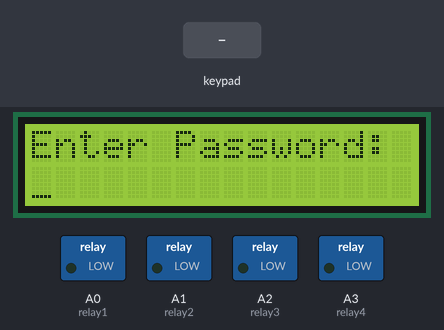
Recording of a sketch running on a simulated Arduino Uno, built with avr-gcc and run on an emulated ATmega328P. Shown: 16×2 character LCD, switched loads named in the sketch (green lamp = pin HIGH). The inputs (shaded band) are chosen by the test bench.

Above: at 1.2 s.
1.3 s: keypad keys 7 + 5 = pressed 0.4 s apart
At 3.2 s:
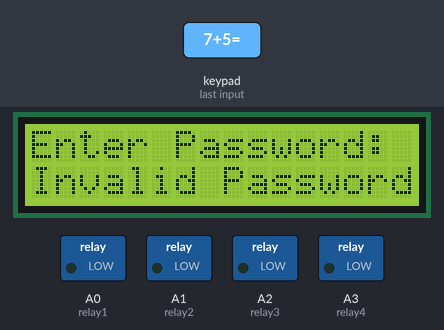
10.0 s: key '7' pressed
At 12.76 s:
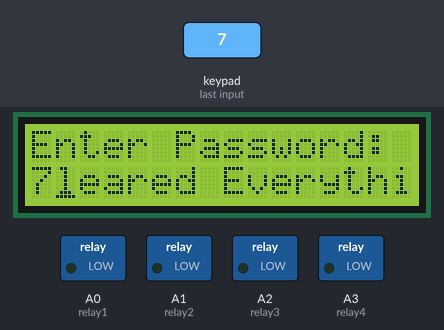
13.0 s: keypad keys 4 5 6 7 * pressed 0.4 s apart
At 16.0 s:
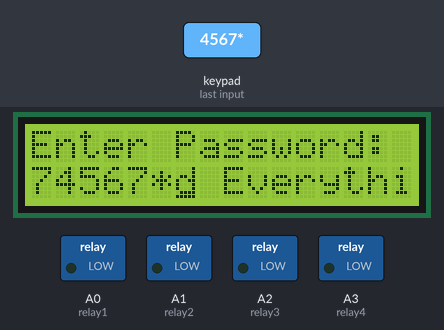
16.5 s: key '8' pressed
At 17.4 s:
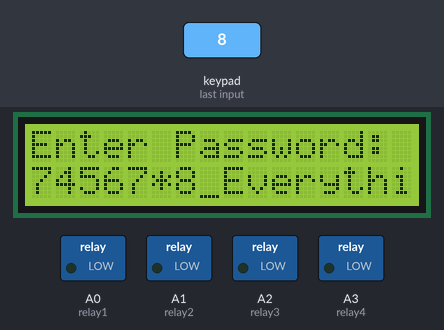
18.0 s: keypad keys 4 5 6 7 = pressed 0.4 s apart
At 24.4 s:
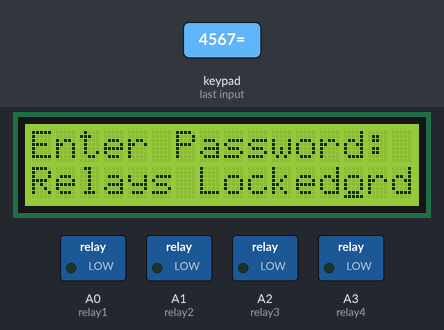
Timing chart, 0 to 25.9 s (numbered marks = the images above; inputs shaded):
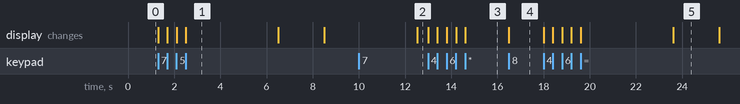

The sketch:

secondpass.ino
```cpp
#include <Keypad.h>
#include <LiquidCrystal.h>

LiquidCrystal lcd(13, 12, 11, 10, 9, 8);

const byte ROWS = 4; //four rows
const byte COLS = 4; //four columns
//define the cymbols on the buttons of the keypads
char hexaKeys[ROWS][COLS] = {
  {'7','8','9','/'},
  {'4','5','6','*'},
  {'1','2','3','-'},
  {'C','0','=','+'}
};
byte rowPins[ROWS] = {4,5,6,7}; //connect to the row pinouts of the keypad
byte colPins[COLS] = {0,1,2,3}; //connect to the column pinouts of the keypad

//initialize an instance of class NewKeypad
Keypad customKeypad = Keypad( makeKeymap(hexaKeys), rowPins, colPins, ROWS, COLS);

int relay1 = A0;
int relay2 = A1;
int relay3 = A2;
int relay4 = A3;

char keycount=0;
char code[4]; //Hold pressed keys

void setup(){
  pinMode(relay1,OUTPUT);
  pinMode(relay2,OUTPUT);
  pinMode(relay3,OUTPUT);
  pinMode(relay4,OUTPUT);

  lcd.begin(16, 2);
  lcd.print("Enter Password:");
  lcd.setCursor(0,1);
  lcd.cursor();
  digitalWrite(relay1,LOW);
  digitalWrite(relay2,LOW);
  digitalWrite(relay3,LOW);
  digitalWrite(relay4,LOW);
   //Turn off Relay (Locked)
}
   // set up the LCD's number of columns and rows:


void loop(){
  char customKey = customKeypad.getKey();

  if (customKey)
  {
      //lcd.print(customKey); //To display entered keys
      lcd.print(customKey);    //Do not display entered keys
      code[keycount]=customKey;
      keycount++;
  }

  if(customKey == 'C')      //Cancel/Lock Key is pressed clear display and lock
  {
    Lock();    //Lock and clear display
  }


if(customKey == '=')   //Check Password and Unlock
  {
    if((code[0]=='1') && (code[1]=='2') && (code[2]=='3') && (code[3]=='4'))  //Match the password
    {
            //Turn on Relay (Unlocked)
     lcd.setCursor(0,1);
     lcd.print("Access Granted");
     delay(2000);      //Keep Door open for 4 Seconds
     digitalWrite(relay1,HIGH);
     delay(2000);
     digitalWrite(relay2,HIGH);
     delay(2000);
     digitalWrite(relay3,HIGH);
     delay(2000);
     digitalWrite(relay4,HIGH);
     delay(4000);
     Lock();
    }
    else
    {
      lcd.setCursor(0,1);
      lcd.print("Invalid Password");  //Display Error Message
      delay(4000); //Message delay
      Lock();
    }
  }
}

void Lock()
{
    lcd.setCursor(0,1);
    lcd.print("Relays Locked");
    delay(2000);
    lcd.setCursor(0,1);
    lcd.print("Cleared Everything"); //Clear Password
    lcd.setCursor(0,1);
    keycount=0;
    delay(1000);
    digitalWrite(relay1,LOW);
    delay(1000);
    digitalWrite(relay2,LOW);
    delay(1000);
    digitalWrite(relay3,LOW);
    delay(1000);
    digitalWrite(relay4,LOW); //Turn off Relay (Locked)
}
```

Measured:
- after the input at 1.3 s, the display: first changes at once (image 1 shows a later state)
- after the input at 10.0 s, the display: changes after 2.5 s (image 2)
- after the input at 13.0 s, the display: first changes at once (image 3 shows a later state)
- after the input at 16.5 s, the display: changes at once (image 4)
- after the input at 18.0 s, the display: first changes at once (image 5 shows a later state)
- what the display in image 1 shows lasts 4.0 s, from 2.5 s to 6.5 s
